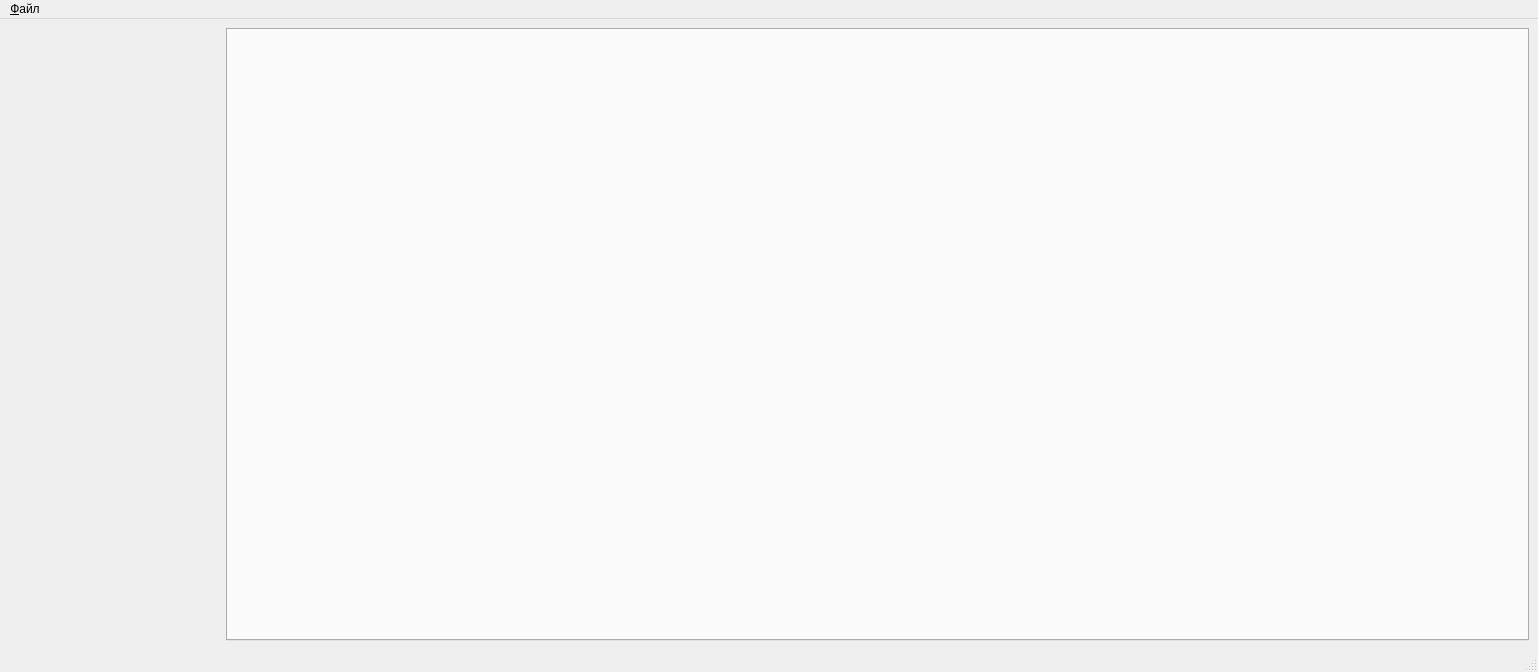
<?xml version="1.0" encoding="UTF-8"?>
<ui version="4.0">
 <class>MainWindow</class>
 <widget class="QMainWindow" name="MainWindow">
  <property name="geometry">
   <rect>
    <x>0</x>
    <y>0</y>
    <width>1538</width>
    <height>672</height>
   </rect>
  </property>
  <property name="windowTitle">
   <string>Измерение параметров ШПУ</string>
  </property>
  <widget class="QWidget" name="centralwidget">
   <layout class="QHBoxLayout" name="horizontalLayout" stretch="2,12">
    <item>
     <layout class="QVBoxLayout" name="layInstrs">
      <property name="spacing">
       <number>0</number>
      </property>
      <item>
       <spacer name="verticalSpacer">
        <property name="orientation">
         <enum>Qt::Vertical</enum>
        </property>
        <property name="sizeHint" stdset="0">
         <size>
          <width>20</width>
          <height>40</height>
         </size>
        </property>
       </spacer>
      </item>
     </layout>
    </item>
    <item>
     <widget class="QTabWidget" name="tabWidget">
      <property name="currentIndex">
       <number>-1</number>
      </property>
     </widget>
    </item>
   </layout>
  </widget>
  <widget class="QMenuBar" name="menubar">
   <property name="geometry">
    <rect>
     <x>0</x>
     <y>0</y>
     <width>1538</width>
     <height>21</height>
    </rect>
   </property>
   <widget class="QMenu" name="menu">
    <property name="title">
     <string>&amp;Файл</string>
    </property>
    <addaction name="actExit"/>
   </widget>
   <addaction name="menu"/>
  </widget>
  <widget class="QStatusBar" name="statusbar"/>
  <action name="actExit">
   <property name="text">
    <string>Выход</string>
   </property>
   <property name="toolTip">
    <string>Выйти из приложения</string>
   </property>
   <property name="statusTip">
    <string>Выйти из приложения</string>
   </property>
  </action>
 </widget>
 <resources/>
 <connections>
  <connection>
   <sender>actExit</sender>
   <signal>triggered()</signal>
   <receiver>MainWindow</receiver>
   <slot>close()</slot>
   <hints>
    <hint type="sourcelabel">
     <x>-1</x>
     <y>-1</y>
    </hint>
    <hint type="destinationlabel">
     <x>361</x>
     <y>238</y>
    </hint>
   </hints>
  </connection>
 </connections>
</ui>
